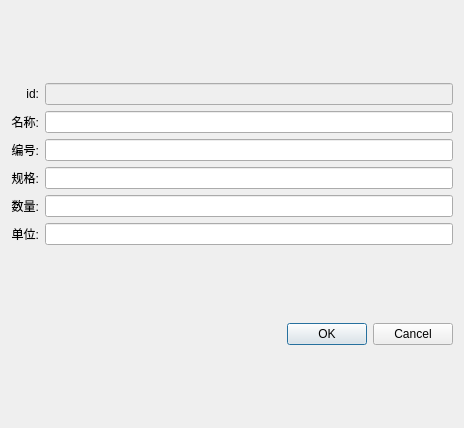
<?xml version="1.0" encoding="UTF-8"?>
<ui version="4.0">
 <class>Dialog</class>
 <widget class="QDialog" name="Dialog">
  <property name="geometry">
   <rect>
    <x>0</x>
    <y>0</y>
    <width>464</width>
    <height>428</height>
   </rect>
  </property>
  <property name="windowTitle">
   <string>Dialog</string>
  </property>
  <layout class="QVBoxLayout" name="verticalLayout">
   <item>
    <layout class="QGridLayout" name="gridLayout">
     <item row="0" column="0">
      <widget class="QLabel" name="label">
       <property name="text">
        <string>id:</string>
       </property>
       <property name="alignment">
        <set>Qt::AlignRight|Qt::AlignTrailing|Qt::AlignVCenter</set>
       </property>
      </widget>
     </item>
     <item row="0" column="1">
      <widget class="QLineEdit" name="lineEdit_id">
       <property name="enabled">
        <bool>false</bool>
       </property>
      </widget>
     </item>
     <item row="1" column="0">
      <widget class="QLabel" name="label_4">
       <property name="text">
        <string>名称:</string>
       </property>
       <property name="alignment">
        <set>Qt::AlignRight|Qt::AlignTrailing|Qt::AlignVCenter</set>
       </property>
      </widget>
     </item>
     <item row="1" column="1">
      <widget class="QLineEdit" name="lineEdit_name"/>
     </item>
     <item row="2" column="0">
      <widget class="QLabel" name="label_2">
       <property name="text">
        <string>编号:</string>
       </property>
       <property name="alignment">
        <set>Qt::AlignRight|Qt::AlignTrailing|Qt::AlignVCenter</set>
       </property>
      </widget>
     </item>
     <item row="2" column="1">
      <widget class="QLineEdit" name="lineEdit_bh"/>
     </item>
     <item row="3" column="0">
      <widget class="QLabel" name="label_3">
       <property name="text">
        <string>规格:</string>
       </property>
       <property name="alignment">
        <set>Qt::AlignRight|Qt::AlignTrailing|Qt::AlignVCenter</set>
       </property>
      </widget>
     </item>
     <item row="3" column="1">
      <widget class="QLineEdit" name="lineEdit_guige"/>
     </item>
     <item row="4" column="0">
      <widget class="QLabel" name="label_6">
       <property name="text">
        <string>数量:</string>
       </property>
       <property name="alignment">
        <set>Qt::AlignRight|Qt::AlignTrailing|Qt::AlignVCenter</set>
       </property>
      </widget>
     </item>
     <item row="4" column="1">
      <widget class="QLineEdit" name="lineEdit_ct"/>
     </item>
     <item row="5" column="0">
      <widget class="QLabel" name="label_5">
       <property name="text">
        <string>单位:</string>
       </property>
       <property name="alignment">
        <set>Qt::AlignRight|Qt::AlignTrailing|Qt::AlignVCenter</set>
       </property>
      </widget>
     </item>
     <item row="5" column="1">
      <widget class="QLineEdit" name="lineEdit_danwei"/>
     </item>
    </layout>
   </item>
   <item>
    <widget class="QDialogButtonBox" name="buttonBox">
     <property name="orientation">
      <enum>Qt::Horizontal</enum>
     </property>
     <property name="standardButtons">
      <set>QDialogButtonBox::Cancel|QDialogButtonBox::Ok</set>
     </property>
    </widget>
   </item>
  </layout>
 </widget>
 <resources/>
 <connections>
  <connection>
   <sender>buttonBox</sender>
   <signal>accepted()</signal>
   <receiver>Dialog</receiver>
   <slot>accept()</slot>
   <hints>
    <hint type="sourcelabel">
     <x>227</x>
     <y>282</y>
    </hint>
    <hint type="destinationlabel">
     <x>157</x>
     <y>274</y>
    </hint>
   </hints>
  </connection>
  <connection>
   <sender>buttonBox</sender>
   <signal>rejected()</signal>
   <receiver>Dialog</receiver>
   <slot>reject()</slot>
   <hints>
    <hint type="sourcelabel">
     <x>295</x>
     <y>288</y>
    </hint>
    <hint type="destinationlabel">
     <x>286</x>
     <y>274</y>
    </hint>
   </hints>
  </connection>
 </connections>
</ui>
